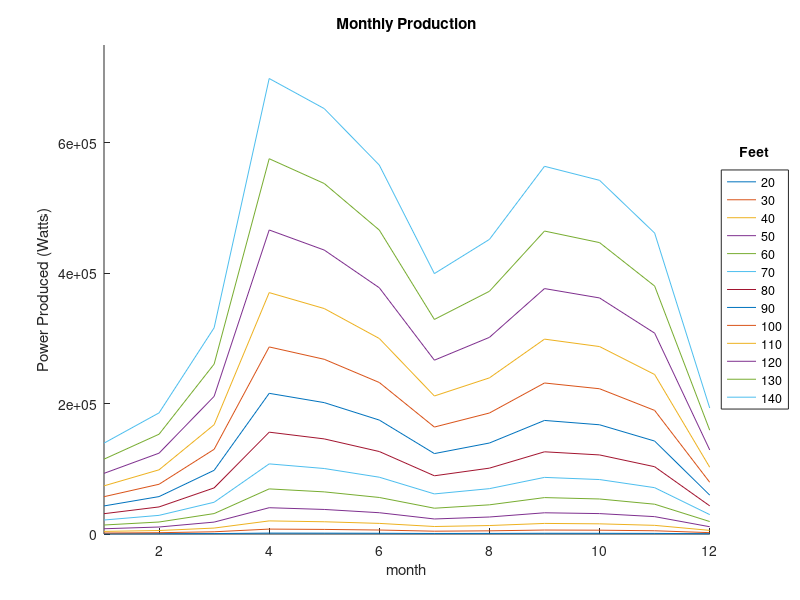
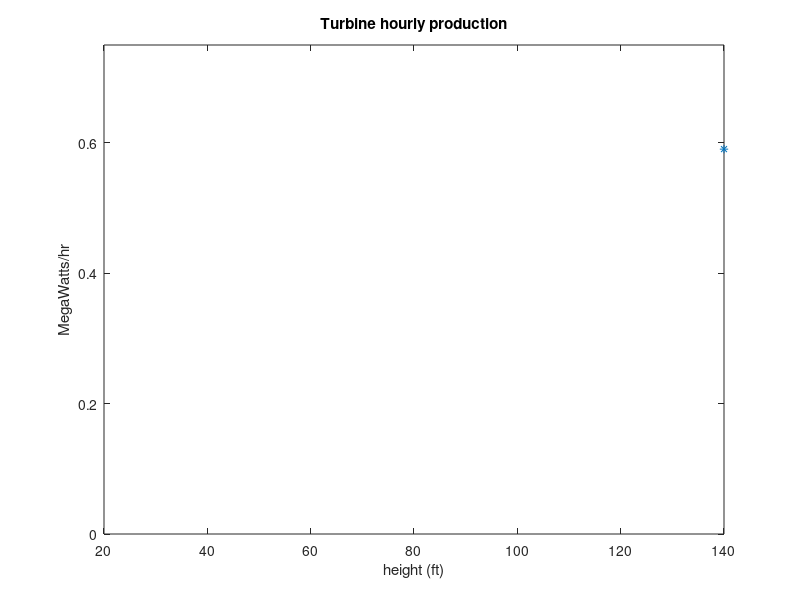

Source code (MATLAB) for these figures, in order:
% Term Project
clear, clc;
                    %Constants
C = .45; % Power Coefficient
p = 101325;
k = 0.000133; %constant to convert to kW
                    % Input Variables
H = 10; % Height of Turbines (feet)  
S = [11.6, 11.6, 12.1, 13.6, 12.4, 11.4, ... % Wind Speed mi/hr ave per Month (Fargo)
    9.9, 10.4, 11.7, 12.5, 13.6, 12.1]; % mean 11.9

T = [18, 24, 36, 56, 69, 77, 83, 81, 71, 56, 37, 22];  %ave temp each month Fargo (F)
P = (p/287.058)*T;  %Air Denisty per month
r = 5;   % Blade Radius (feet)
m = [1:12];
 hold on                   
for i= 1:13
        A= pi*r^2;
        Sh= S.*((H/(1000))).^(.14);
        Po= (.5*k*C)*(P.*(A.*Sh.^3))/12; %Power produced per month  
        r= r+5; %radius increasing increments of 5ft
        H= H+10; %height increasing increments of 10ft
        E= sum(Po)*(10^(-3)) %Total Energy produced MW year
        figure(1);       %Figure 1
        plot(m,Po), xlabel('month'),ylabel('Power Produced (Watts)'),...
            axis([1,12,0,750000]), ...
            lgd = legend({'20','30','40','50','60','70',...
            '80','90','100','110','120','130', '140'}, ...
            'Location', 'eastoutside'), title(lgd, 'Feet'), ...
            title('Monthly Production');
        hold on 
        Eh = E/8760; %MW/hr
        figure(2);      %Figure 2
        plot(H,Eh, '*'), xlabel('height (ft)'), title('Turbine hourly production'),...
            ylabel('MegaWatts/hr'), axis([20,140,0,.75]);
end

fprintf(' E= %d\n', E);
